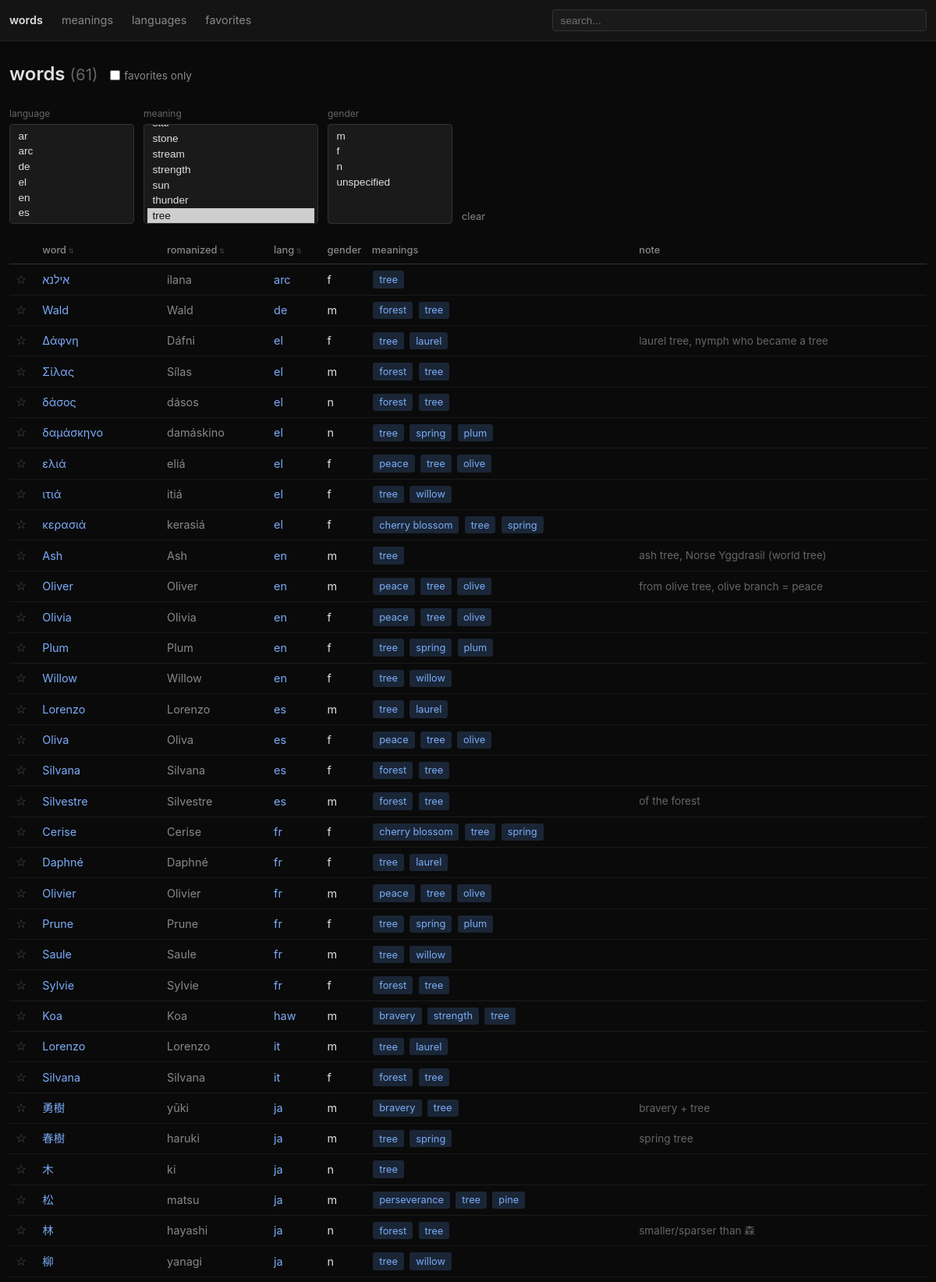
Screenshot of /words?meaning=tree (upper part) with the database file from the repository.
### tables this page shows
CREATE TABLE words (
    id INTEGER PRIMARY KEY,
    text TEXT NOT NULL,
    romanized TEXT,
    language TEXT NOT NULL,
    gender TEXT,
    note TEXT
);

### web.py (the view, shortened to what this page needs)
@app.route("/")
@app.route("/words")
def words_list():
    db = get_db()
    q = request.args.get("q", "").strip()
    langs = request.args.getlist("lang")
    meanings_filter = request.args.getlist("meaning")
    genders = request.args.getlist("gender")
    fav_only = request.args.get("fav", "")
    clauses, params = [], []
    if q:
        clauses.append("w.id IN (SELECT rowid FROM words_fts WHERE words_fts MATCH ?)")
        params.append(q)
    if langs:
        placeholders = ",".join("?" * len(langs))
        clauses.append(f"w.language IN ({placeholders})")
        params.extend(langs)
    if meanings_filter:
        placeholders = ",".join("?" * len(meanings_filter))
        clauses.append(f"""EXISTS (
            SELECT 1 FROM word_meanings wm
            JOIN meanings m ON wm.meaning_id = m.id
            WHERE wm.word_id = w.id AND m.label IN ({placeholders}))""")
        params.extend(meanings_filter)
    where = "WHERE " + " AND ".join(clauses) if clauses else ""
    words = db.execute(f"""
        SELECT w.id, w.text, w.romanized, w.language, w.gender, w.note,
            GROUP_CONCAT(m.label, ', ') AS meanings
        FROM words w
        LEFT JOIN word_meanings wm ON w.id = wm.word_id
        LEFT JOIN meanings m ON wm.meaning_id = m.id
        {where}
        GROUP BY w.id ORDER BY w.language, w.text
    """, params).fetchall()
    languages = all_languages(db)
    meaning_labels = [r["label"] for r in db.execute(
        "SELECT label FROM meanings ORDER BY label")]
    return render_template("words.html",
        words=words, languages=languages, meaning_labels=meaning_labels,
        langs=langs, meanings_filter=meanings_filter, genders=genders,
        fav_only=fav_only, q=q)

### web.py (called while the page is built)
def get_db():
    if "db" not in g:
        g.db = sqlite3.connect(DB_PATH)
        g.db.execute("PRAGMA foreign_keys=ON")
        g.db.row_factory = sqlite3.Row
    return g.db

def all_languages(db):
    return [r["language"] for r in db.execute(
        "SELECT DISTINCT language FROM words ORDER BY language"
    )]

### templates/words.html (shortened to what this page needs)
{% extends "base.html" %}
{% block content %}
<div class="page-header">
  <h1>words <span class="count" id="word-count">({{ words|length }})</span></h1>
  <label class="fav-filter"><input type="checkbox" id="fav-only-cb"> favorites only</label>
</div>
<form method="get" action="/" class="filters" id="filter-form">
  <div class="filter-group">
    <label>language</label>
    <select name="lang" multiple>
      {% for l in languages %}
      <option value="{{ l }}" {{ 'selected' if l in langs }}>{{ l }}</option>
      {% endfor %}
    </select>
  </div>
  <div class="filter-group filter-group-wide">
    <label>meaning</label>
    <select name="meaning" multiple>
      {% for m in meaning_labels %}
      <option value="{{ m }}" {{ 'selected' if m in meanings_filter }}>{{ m }}</option>
      {% endfor %}
    </select>
  </div>
  <div class="filter-group">
    <label>gender</label>
    <select name="gender" multiple>
      <option value="m" {{ 'selected' if 'm' in genders }}>m</option>
      <option value="f" {{ 'selected' if 'f' in genders }}>f</option>
      <option value="n" {{ 'selected' if 'n' in genders }}>n</option>
      <option value="unspecified" {{ 'selected' if 'unspecified' in genders }}>unspecified</option>
    </select>
  </div>
  {% if langs or meanings_filter or genders or q %}
  <div class="filter-group">
    <label>&nbsp;</label>
    <a href="/" class="filter-clear">clear</a>
  </div>
  {% endif %}
</form>
<table>
<thead><tr>
  <th class="col-fav"></th>
  <th class="col-word" data-sort>word</th><th class="col-rom" data-sort>romanized</th><th class="col-lang" data-sort>lang</th><th class="col-gender">gender</th><th class="col-meanings">meanings</th><th class="col-note">note</th>
</tr></thead>
<tbody>
{% for w in words %}
<tr data-id="{{ w.id }}">
  <td><button class="fav-btn" data-id="{{ w.id }}" title="toggle favorite">☆</button></td>
  <td><a href="/word/{{ w.id }}">{{ w.text }}</a></td>
  <td class="romanized">{{ w.romanized or w.text }}</td>
  <td><a href="/language/{{ w.language }}">{{ w.language }}</a></td>
  <td>{{ w.gender or '' }}</td>
  <td class="meanings-col">
    {% if w.meanings %}
      {% for m in w.meanings.split(', ') %}
        <a href="/words?meaning={{ m }}" class="tag">{{ m }}</a>
      {% endfor %}
    {% endif %}
  </td>
  <td class="note">{{ w.note or '' }}</td>
</tr>
{% endfor %}
</tbody>
</table>
{% endblock %}

### static/style.css (style rules this page uses)
* { margin: 0; padding: 0; box-sizing: border-box; }
body { font-family: "Inter", system-ui, -apple-system, sans-serif; background: #0a0a0a; color: #e0e0e0; line-height: 1.5; }
h1 { font-size: 1.5rem; font-weight: 600; margin-bottom: 0.5rem; }
a { color: #7cacf8; text-decoration: none; }
button { padding: 0.5rem 1rem; background: #222; border: 1px solid #333; border-radius: 4px; color: #ccc; cursor: pointer; font-size: 0.9rem; }
table { width: 100%; border-collapse: collapse; font-size: 0.9rem; table-layout: fixed; }
thead th { text-align: left; padding: 0.5rem; border-bottom: 1px solid #333; color: #888; font-weight: 500; font-size: 0.8rem; text-transform: lowercase; }
tbody td { padding: 0.4rem 0.5rem; border-bottom: 1px solid #1a1a1a; overflow: hidden; text-overflow: ellipsis; white-space: nowrap; }
.col-word { width: 14%; }
.col-rom { width: 12%; }
.col-lang { width: 6%; }
.col-gender { width: 5%; }
.col-meanings { width: 30%; white-space: normal; }
.col-note { width: 33%; }
.romanized { color: #888; }
.note { color: #666; font-size: 0.85rem; }
.count { color: #666; font-weight: normal; font-size: 0.85em; }
.tag { display: inline-block; padding: 0.1rem 0.5rem; background: #1a2636; border-radius: 3px; font-size: 0.8rem; color: #7cacf8; margin: 0.1rem; }
.romanized { color: #888; font-weight: normal; }
.page-header { display: flex; align-items: baseline; gap: 1rem; }
.filters { display: flex; gap: 0.75rem; margin: 1rem 0; align-items: flex-end; }
.filter-group { display: flex; flex-direction: column; gap: 0.25rem; }
.filter-group > label { font-size: 0.75rem; color: #666; text-transform: lowercase; }
.filter-group select[multiple] { height: 8rem; }
.filter-group-wide select[multiple] { min-width: 14rem; }
.filter-clear { color: #888; font-size: 0.8rem; }
select { padding: 0.25rem; background: #1a1a1a; border: 1px solid #333; border-radius: 4px; color: #e0e0e0; font-size: 0.85rem; }
select[multiple] { min-width: 10rem; }
select[multiple] option { padding: 0.15rem 0.4rem; }
.meanings-col { white-space: normal; }
.col-fav { width: 3%; }
.fav-btn { background: none; border: none; cursor: pointer; font-size: 1rem; color: #555; padding: 0; line-height: 1; }
.fav-filter { display: flex; align-items: center; gap: 0.3rem; color: #888; font-size: 0.85rem; cursor: pointer; white-space: nowrap; }
.fav-filter input { cursor: pointer; }
th[data-sort] { cursor: pointer; user-select: none; }
th[data-sort]::after { content: " ⇅"; font-size: 0.7em; color: #444; }

### rows the page displays
words: text "אילנא", romanized "ilana", language "arc", gender "f", m "tree"
words: text "Wald", language "de", gender "m", m "forest" "tree"
words: text "Δάφνη", romanized "Dáfni", language "el", gender "f", m "tree" "laurel", note "laurel tree, nymph who became a tree"
words: text "Σίλας", romanized "Sílas", language "el", gender "m", m "forest" "tree"
words: text "δάσος", romanized "dásos", language "el", gender "n", m "forest" "tree"
words: text "δαμάσκηνο", romanized "damáskino", language "el", gender "n", m "tree" "spring" "plum"
words: text "ελιά", romanized "eliá", language "el", gender "f", m "peace" "tree" "olive"
words: text "ιτιά", romanized "itiá", language "el", gender "f", m "tree" "willow"
words: text "κερασιά", romanized "kerasiá", language "el", gender "f", m "cherry blossom" "tree" "spring"
words: text "Ash", language "en", gender "m", m "tree", note "ash tree, Norse Yggdrasil (world tree)"
words: text "Oliver", language "en", gender "m", m "peace" "tree" "olive", note "from olive tree, olive branch = peace"
words: text "Olivia", language "en", gender "f", m "peace" "tree" "olive"
words: text "Plum", language "en", gender "f", m "tree" "spring" "plum"
words: text "Willow", language "en", gender "f", m "tree" "willow"
words: text "Lorenzo", language "es", gender "m", m "tree" "laurel"
words: text "Oliva", language "es", gender "f", m "peace" "tree" "olive"
words: text "Silvana", language "es", gender "f", m "forest" "tree"
words: text "Silvestre", language "es", gender "m", m "forest" "tree", note "of the forest"
words: text "Cerise", language "fr", gender "f", m "cherry blossom" "tree" "spring"
words: text "Daphné", language "fr", gender "f", m "tree" "laurel"
words: text "Olivier", language "fr", gender "m", m "peace" "tree" "olive"
words: text "Prune", language "fr", gender "f", m "tree" "spring" "plum"
words: text "Saule", language "fr", gender "m", m "tree" "willow"
words: text "Sylvie", language "fr", gender "f", m "forest" "tree"
words: text "Koa", language "haw", gender "m", m "bravery" "strength" "tree"
words: text "Lorenzo", language "it", gender "m", m "tree" "laurel"
words: text "Silvana", language "it", gender "f", m "forest" "tree"
words: text "勇樹", romanized "yūki", language "ja", gender "m", m "bravery" "tree", note "bravery + tree"
words: text "春樹", romanized "haruki", language "ja", gender "m", m "tree" "spring", note "spring tree"
words: text "木", romanized "ki", language "ja", gender "n", m "tree"
words: text "松", romanized "matsu", language "ja", gender "m", m "perseverance" "tree" "pine"
words: text "林", romanized "hayashi", language "ja", gender "n", m "forest" "tree", note "smaller/sparser than 森"
words: text "柳", romanized "yanagi", language "ja", gender "n", m "tree" "willow"

### other values shown
{{ words|length }} "61"
form field meaning "stone / stream / strength / sun / thunder / tree ☑"
